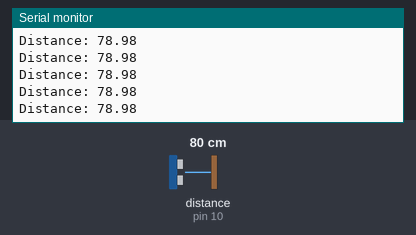
Bench run of a sketch on a simulated Arduino Uno, built with avr-gcc and run on an emulated ATmega328P. Shown: the last lines printed to the serial monitor. Wiring (inferred from the names in the program): ultrasonic range finder: trigger pin 9; echo pin 10. The inputs (shaded band) are chosen by the test bench; at power-on: distance to the obstacle (sensor on pin 10) 80 cm. The echo pulse lasts 58.3 µs per cm.

Above: at 1.2 s.
1.3 s: distance to the obstacle (sensor on pin 10) set to 120 cm
At 1.49 s:
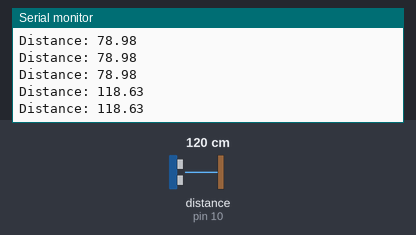
4.3 s: distance to the obstacle (sensor on pin 10) set to 2 cm
At 4.3 s:
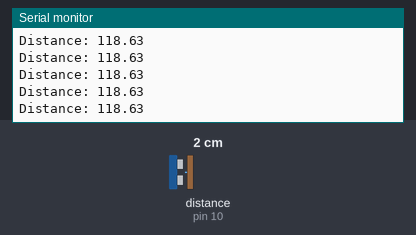
5.8 s: distance to the obstacle (sensor on pin 10) set to 299 cm
At 5.83 s:
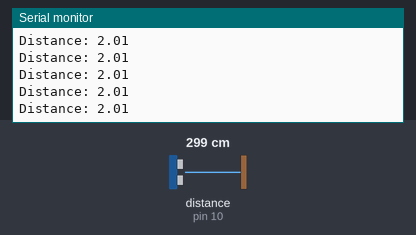
8.8 s: distance to the obstacle (sensor on pin 10) set to 250 cm
At 8.91 s:
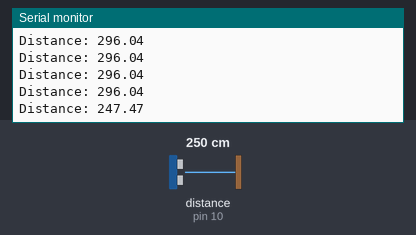
Timing chart, 0 to 11.8 s (numbered marks = the images above; inputs shaded):
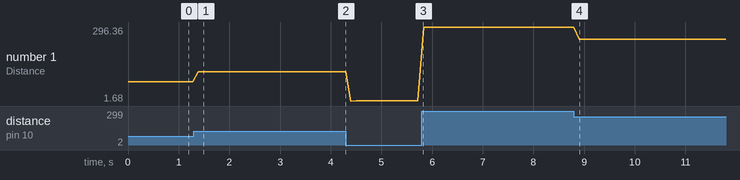

The sketch:

ultrasonic_sensors.ino
```cpp
const int Trig = 9;
const int Echo = 10;

float duration, distance;

void setup() {
  pinMode(Trig,OUTPUT);
  pinMode(Echo,INPUT);
  Serial.begin(9600);
  // put your setup code here, to run once:
}

void loop() {
  digitalWrite(Trig,LOW); // makes sure the trigger pin starts from LOW
  delayMicroseconds(2);
  digitalWrite(Trig,HIGH);
  delayMicroseconds(10);
  digitalWrite(Trig,LOW);


  duration = pulseIn(Echo,HIGH);

  distance = (duration * 0.034)/2;

  Serial.print("Distance: ");
  Serial.println(distance);
  delay(100);
  // put your main code here, to run repeatedly:

}
```

Measured:
- after the input at 1.3 s, the serial monitor: prints a new line after 0.08 s (image 1)
- after the input at 8.8 s, the serial monitor: prints a new line after 0.11 s (image 4)
- plotted number 1: 78.98 → 118.63 after the input at 1.3 s, 118.63 → 2.01 after the input at 4.3 s, 2.01 → 296.04 after the input at 5.8 s, 296.04 → 247.47 after the input at 8.8 s
